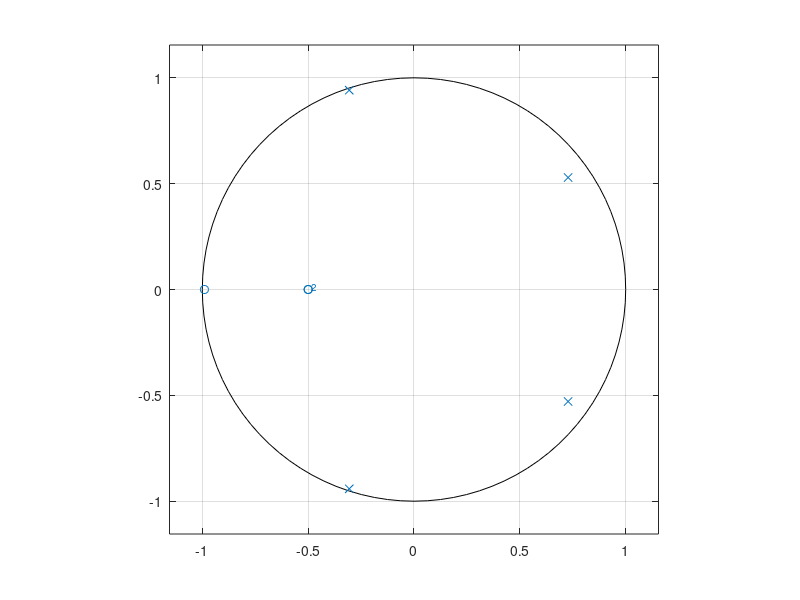

MATLAB code to generate this figure: (Note: this script raises an error after producing the figure.)
zer= [-0.5;-0.5;-0.99];
pol= [0.99*exp(j*2*pi*[-0.3 0.3]') ;0.9*exp(j*2*pi*[-0.1 0.1]')];
zplane(zer,pol);
[b,a]= zp2tf(zer,pol,1);
fvtool(b,a)